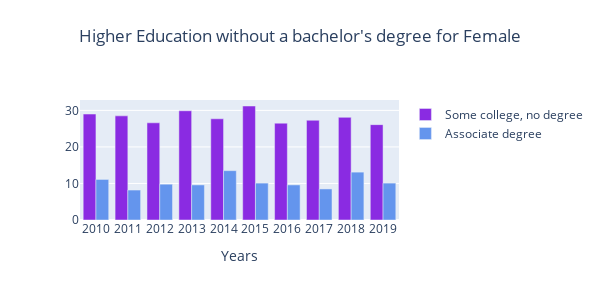

This figure's notebook cell:
### Code cell
import plotly.graph_objects as go
fig = go.Figure(data = [
    go.Bar(name ='Some college, no degree', x = years, y = df['percent_female_some_college'], marker_color = 'blueviolet'),
    go.Bar(name = 'Associate degree', x =  years, y = df['percent_female_associate_degree'], marker_color = 'cornflowerblue')
])
fig.update_layout(title={
        'text': "Higher Education without a bachelor's degree for Female",
        'y':0.9,
        'x':0.5,
        'xanchor': 'center',
        'yanchor': 'top'},
    xaxis_title="Years",
    autosize=False,
    width=600,
    height=300,
    barmode='group')
fig.show()

### Figure 1 — Plotly figure (JSON) as saved in the notebook; plotly's stock layout.template omitted (floating-point values rounded to 4 significant figures)
{"data": [{"marker": {"color": "blueviolet"}, "name": "Some college, no degree", "type": "bar", "x": ["2010", "2011", "2012", "2013", "2014", "2015", "2016", "2017", "2018", "2019"], "y": [29, 28.5, 26.6, 29.9, 27.7, 31.2, 26.5, 27.3, 28.1, 26.1]}, {"marker": {"color": "cornflowerblue"}, "name": "Associate degree", "type": "bar", "x": ["2010", "2011", "2012", "2013", "2014", "2015", "2016", "2017", "2018", "2019"], "y": [11.1, 8.2, 9.8, 9.6, 13.5, 10.1, 9.6, 8.5, 13.1, 10.1]}], "layout": {"autosize": false, "barmode": "group", "height": 300, "title": {"text": "Higher Education without a bachelor's degree for Female", "x": 0.5, "xanchor": "center", "y": 0.9, "yanchor": "top"}, "width": 600, "xaxis": {"title": {"text": "Years"}}}}
